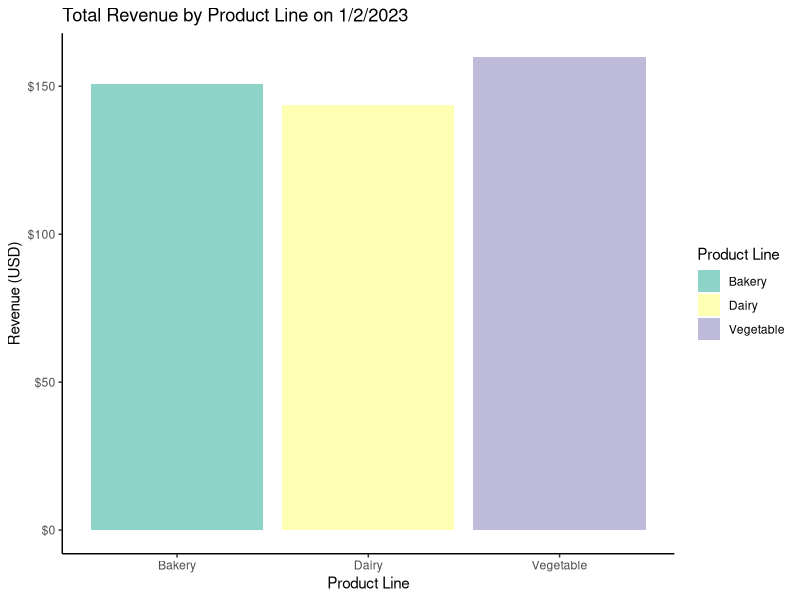
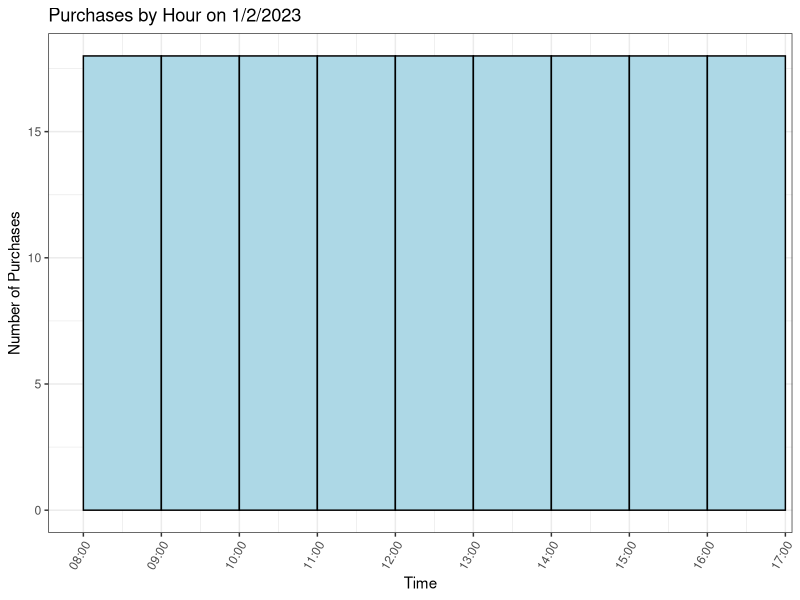

Recreate these plots in R, in order.
## ---- chunk 1
knitr::opts_chunk$set(echo = TRUE)
## ---- chunk 2
# loading required packages 

library(tidyverse)

# importing csv files 

ny <- read_csv("new_york_purchases.csv")
detroit <- read_csv("detroit_purchases.csv")

# not required but it might be a good idea to create another "location" variable
# by doing so we can tell which dataset it originally came from, and allows for future filtering 

ny$location <- "New York"
detroit$location <- "Detroit"

# let's check the data types to make sure they are the same for ny and detroit 

str(detroit)
str(ny)
## ---- chunk 3

# converting ny timestamp to date/time (POSIX) format
# note that we must put the timezone as null, otherwise as.POSIXct will covert it from EST to UTC (which the detroit purchases are coded as)

ny$purchase_timestamp <- as.POSIXct(ny$purchase_timestamp, tz = "NULL")

# make amount numeric for detroit 

detroit$amount <- parse_number(detroit$amount)
  
# merging the datasets by appending them to each other 

full_data <- 
  rbind(detroit, ny) %>% 
  
  # dropping "id" column because it's redundant to R's index and is misaligned after merge 
  select(-id)

# previewing data 

head(full_data)
## ---- chunk 4

# selecting rows with specific values and replacing "type" according to mapping 

full_data$type[full_data$type %in% c("cakes", "pizzas", "puffs")] <- "bakery"
full_data$type[full_data$type %in% c("milk", "cheese")] <- "dairy"
full_data$type[full_data$type %in% c("tomato", "carrot", "beans")] <- "vegetable"

# checking that only bakery, dairy, and vegatable remain in the data 

table(full_data$type)
## ---- chunk 5

# only selecting rows with timestamp on 1/2/2023

jan_two <- full_data %>%
  filter(as.Date(purchase_timestamp) == as.Date("2023-01-02"))
## ---- chunk 6

# creating barplot 

ggplot(
  
  # aggregating data to sum revenue by product line 
  
  jan_two %>% 
    group_by(type) %>% 
    summarize(amount = sum(amount)),
  
  # setting x-axis and color to product line, y to revenue
  
  aes(x=type, y=amount, fill = type)) +
  geom_bar(stat="identity") + 
  
  # relabeling categories and setting color palette 
  
  scale_fill_brewer(palette = "Set3",
                    labels = c('Bakery','Dairy','Vegetable')) + 
  scale_x_discrete(labels = c('Bakery','Dairy','Vegetable')) +
  
  # putting dollar labels on y-axis 
  
  scale_y_continuous(labels=scales::dollar_format()) + 
  
  # setting legend/x-axis/y-axis/title labels 
  
  labs(fill = "Product Line", 
       x = "Product Line", 
       y = "Revenue (USD)",
       title = "Total Revenue by Product Line on 1/2/2023") + 
  
  # setting theme 
  
  theme_classic()
## ---- chunk 7

# creating histogram 

ggplot(jan_two, 
       
       # setting x-axis to purchase time 
       
       aes(x = purchase_timestamp)) + 
  
  # making the bin size 1 hour and setting colors 
  
  geom_histogram(binwidth = 3600,
                 boundary = 0, 
                 fill = "lightblue", 
                 color = "black") +
  
  # creating labels for each hour 
  
  scale_x_datetime(date_breaks = "1 hour", date_labels = "%H:%M", expand = c(.05, 0, .01, 0)) +
  
  # setting x-axis/y-axis/title labels 
  
  labs(x = "Time", y = "Number of Purchases", title = "Purchases by Hour on 1/2/2023") + 
  
  # setting theme 
  
  theme_bw() +
  
  # rotating x-axis labels so they don't overlap 
  
  theme(axis.text.x = element_text(angle = 60, hjust=1)) 
